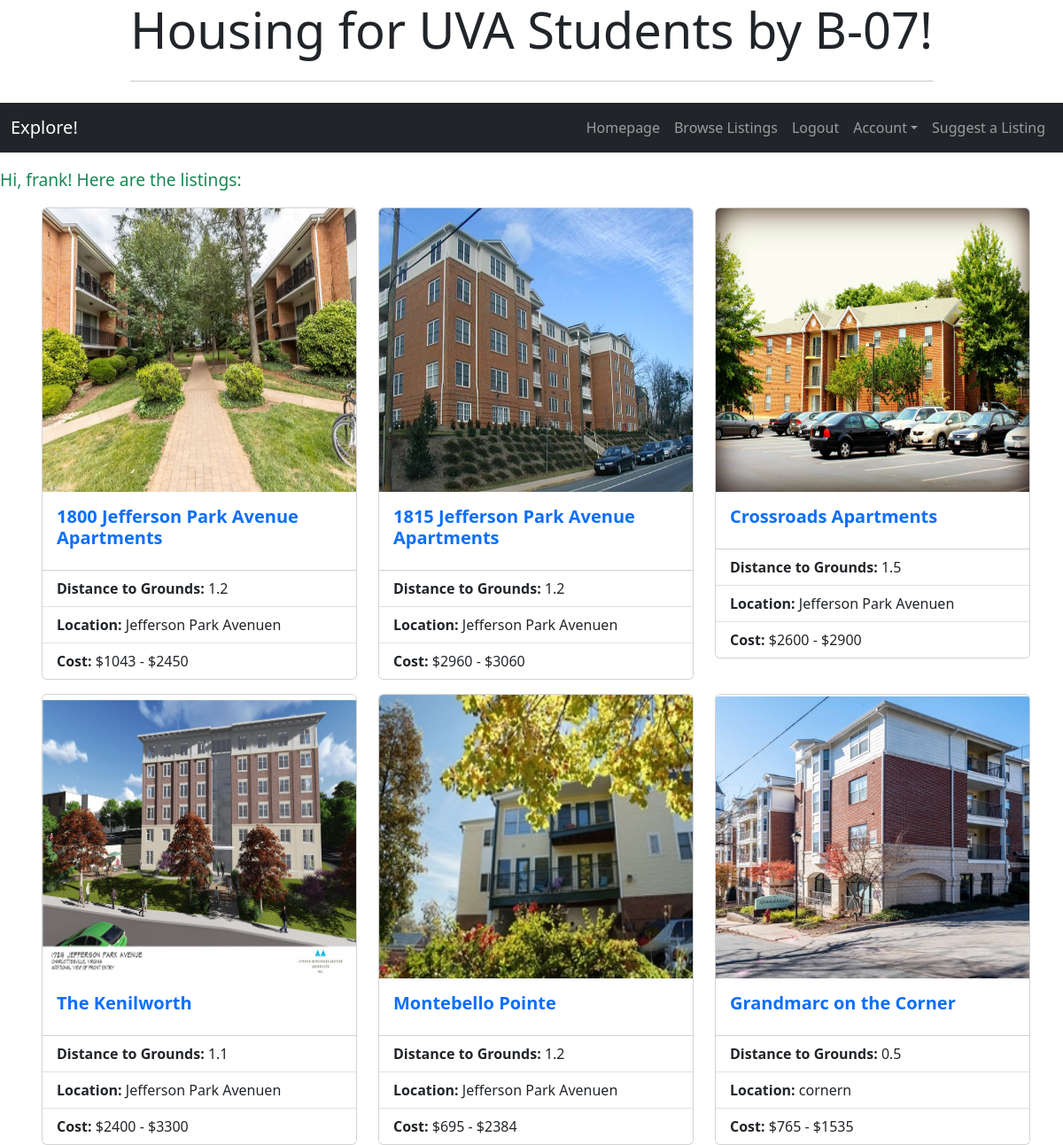
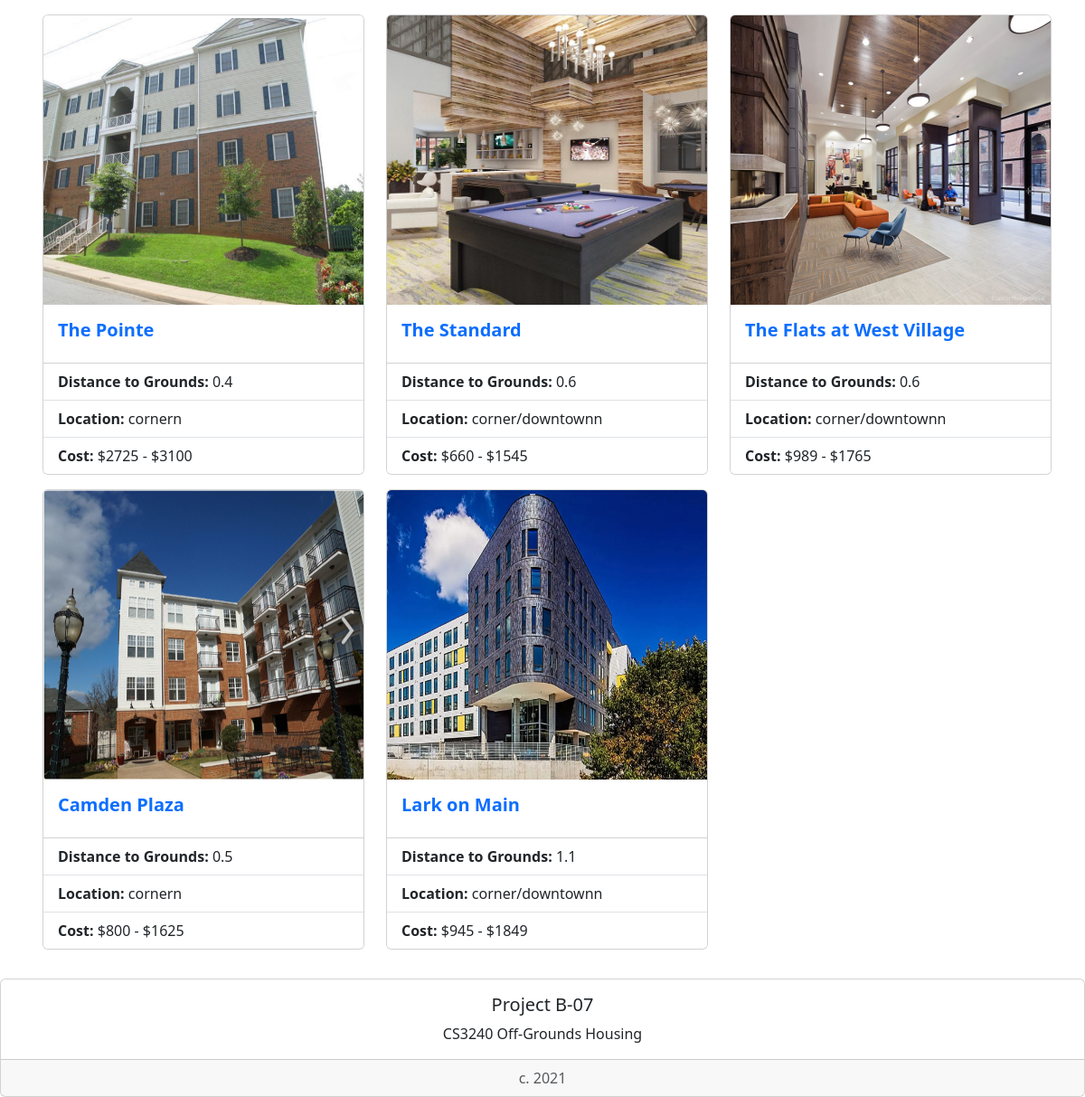
Screenshot of /housing/list/ (signed in) with the database file from the repository (2 pictures, top to bottom).
### housing/models.py (models this page shows, shortened)
class StudentHousing(models.Model):
    name = models.CharField(max_length=200)
    distToGrounds = models.FloatField(default=0)
    parking = models.BooleanField()
    minCost = models.IntegerField(default=0)
    maxCost = models.IntegerField(default=0)
    location = models.TextField(max_length=200, null=True)
    landlordEmail = models.CharField(max_length=200, null=True)
    landlordPhone = models.CharField(max_length=200, null=True)
    amenities = models.TextField(max_length=200, null=True)
    deadline = models.CharField(max_length=200, null=True)
    averageRating = models.FloatField(default=0)
    address = models.TextField(max_length=200, null=True)
    image = models.ImageField(blank=True, null=True) #makes it optional to include an image
    lat = models.FloatField(blank=True, null=True) #leave blank
    long = models.FloatField(blank=True, null=True) #leave blank

### housing/views.py (the view)
# urls.py: path('list/', views.HousingListView.as_view(), name='studentHousingList'),
class HousingListView(generic.ListView):
    template_name = 'housing/studentHousingList.html'
    context_object_name = 'studentHousing_list'
    def get_queryset(self):
        return StudentHousing.objects.filter(distToGrounds__gt=0).filter(minCost__gt=0).filter(maxCost__gt=0)\
            .filter(averageRating__gte=0).filter(averageRating__lte=5)

### housing/templates/housing/studentHousingList.html (shortened to what this page needs)
<!doctype html>
<link href='https://api.mapbox.com/mapbox-gl-js/v2.3.1/mapbox-gl.css' rel='stylesheet' /> {% load bootstrap5 %} {% bootstrap_css %} {% bootstrap_javascript %} {% load socialaccount %}
<div class="container">
    <div class="col d-flex justify-content-center">
        <div class="jumbotron">
            <h1 class="display-4">Housing for UVA Students by B-07!</h1>
            <hr class="my-4">
        </div>
    </div>
</div>
<nav class="navbar navbar-expand-lg navbar-dark bg-dark border-bottom box-shadow mb-3">
    <div class="container-fluid">
        <a class="navbar-brand">Explore!</a>
        <div class="collapse navbar-collapse justify-content-end" id="navbarNav">
            <ul class="navbar-nav">
                <li class="nav-item">
                    <a class="nav-link" href="{% url 'index' %}">Homepage</a>
                </li>
                <li class="nav-item">
                    <a class="nav-link" href="{% url 'housing:studentHousingList' %}">Browse Listings</a>
                </li>
                {% if user.is_authenticated %}
                <li class="nav-item">
                    <a class="nav-link" href="{% url 'housing:logout' %}">Logout</a>
                </li>
                <li class="nav-item dropdown">
                    <a class="nav-link dropdown-toggle" data-bs-toggle="dropdown" href="#" role="button" id="dropdownMenuLink" aria-haspopup="true" aria-expanded="false">Account</a>
                </li>
                <li class="nav-item">
                    <a class="nav-link" href="{% url 'housing:submission' %}">Suggest a Listing</a>
                </li>
                {% else %}
                <li class="nav-item">
                    <a class="nav-link" href="{% provider_login_url 'google' %}">Login</a>
                </li>
                {% endif %}
            </ul>
        </div>
    </div>
</nav>
{% if user.is_authenticated %}
<div style="width: 400px; font-size:120%">
    <p class="text-success">Hi, {{ user.username }}! Here are the listings:</p>
</div>
{% endif %} {% if studentHousing_list %}
<dl style="margin-left: 10px">
    <div class="container">
        <div class="row">
            {% for studentHousing in studentHousing_list %}
            <div class="col-sm-4 ">
                <div class="card mb-3" bg-dark mb-3>
                    {% if studentHousing.image %}
                    <img class="card-img-top img-fluid" width="25%" src="{{  studentHousing.image.url }}" alt="Card image cap" style="width: 30rem; height: 20rem;"> {% endif %}
                    <div class="card-body">
                        <h5 class="card-title"><a style="text-decoration:none" href="{% url 'housing:detail' studentHousing.id %}"><strong>{{ studentHousing.name }}</strong></a></h5>
                    </div>
                    <ul class="list-group list-group-flush">
                        <li class="list-group-item"><strong>Distance to Grounds:</strong> {{ studentHousing.distToGrounds }}</li>
                        <li class="list-group-item"><strong>Location:</strong> {{ studentHousing.location }}n</li>
                        <li class="list-group-item"><strong>Cost:</strong> ${{ studentHousing.minCost }} - ${{ studentHousing.maxCost }}</li>
                    </ul>
                </div>
            </div>
            {% endfor %}
        </div>
    </div>
</dl>
{% else %}
<p>No housing options are available.</p>
{% endif %}
<div style="bottom:0; width:100%" class="card text-center">
    <div class="card-body">
        <h5 class="card-title">Project B-07</h5>
        <p class="card-text">CS3240 Off-Grounds Housing</p>
    </div>
    <div class="card-footer text-muted">
        c. 2021
    </div>
</div>

### rows the page displays
StudentHousing: image (picture), name "1800 Jefferson Park Avenue Apartments", distToGrounds "1.2", location "Jefferson Park Avenue", minCost "1043", maxCost "2450"
StudentHousing: image (picture), name "1815 Jefferson Park Avenue Apartments", distToGrounds "1.2", location "Jefferson Park Avenue", minCost "2960", maxCost "3060"
StudentHousing: image (picture), name "Crossroads Apartments", distToGrounds "1.5", location "Jefferson Park Avenue", minCost "2600", maxCost "2900"
StudentHousing: image (picture), name "The Kenilworth", distToGrounds "1.1", location "Jefferson Park Avenue", minCost "2400", maxCost "3300"
StudentHousing: image (picture), name "Montebello Pointe", distToGrounds "1.2", location "Jefferson Park Avenue", minCost "695", maxCost "2384"
StudentHousing: image (picture), name "Grandmarc on the Corner", distToGrounds "0.5", location "corner", minCost "765", maxCost "1535"
StudentHousing: image (picture), name "The Pointe", distToGrounds "0.4", location "corner", minCost "2725", maxCost "3100"
StudentHousing: image (picture), name "The Standard", distToGrounds "0.6", location "corner/downtown", minCost "660", maxCost "1545"
StudentHousing: image (picture), name "The Flats at West Village", distToGrounds "0.6", location "corner/downtown", minCost "989", maxCost "1765"
StudentHousing: image (picture), name "Camden Plaza", distToGrounds "0.5", location "corner", minCost "800", maxCost "1625"
StudentHousing: image (picture), name "Lark on Main", distToGrounds "1.1", location "corner/downtown", minCost "945", maxCost "1849"

### other values shown
{{ user.username }} "frank"
